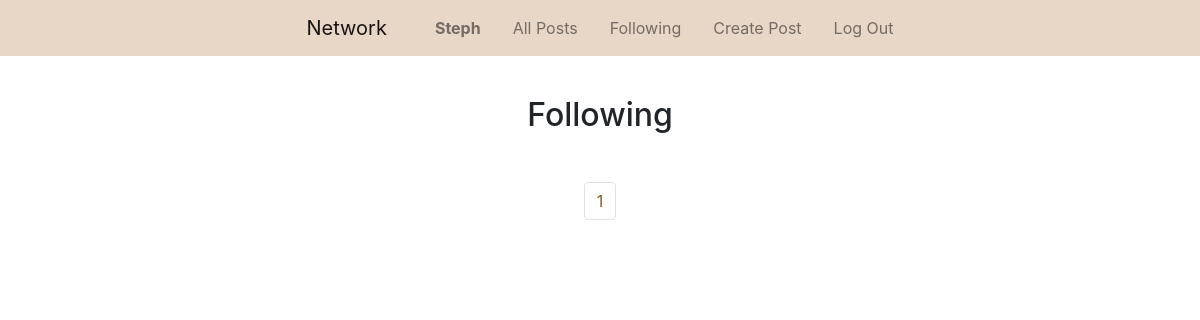
Page /following (signed in) on the earlier database version.
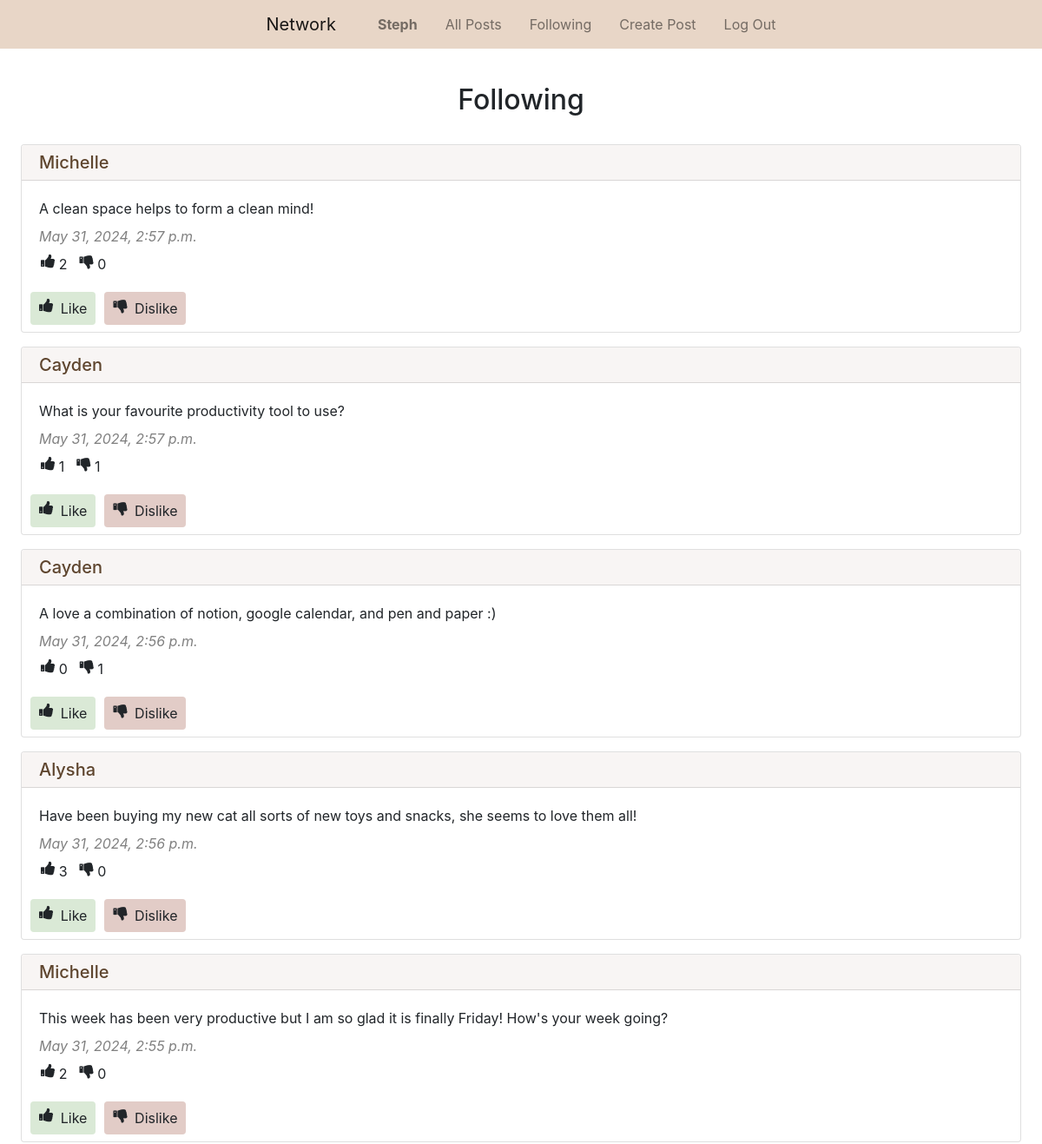
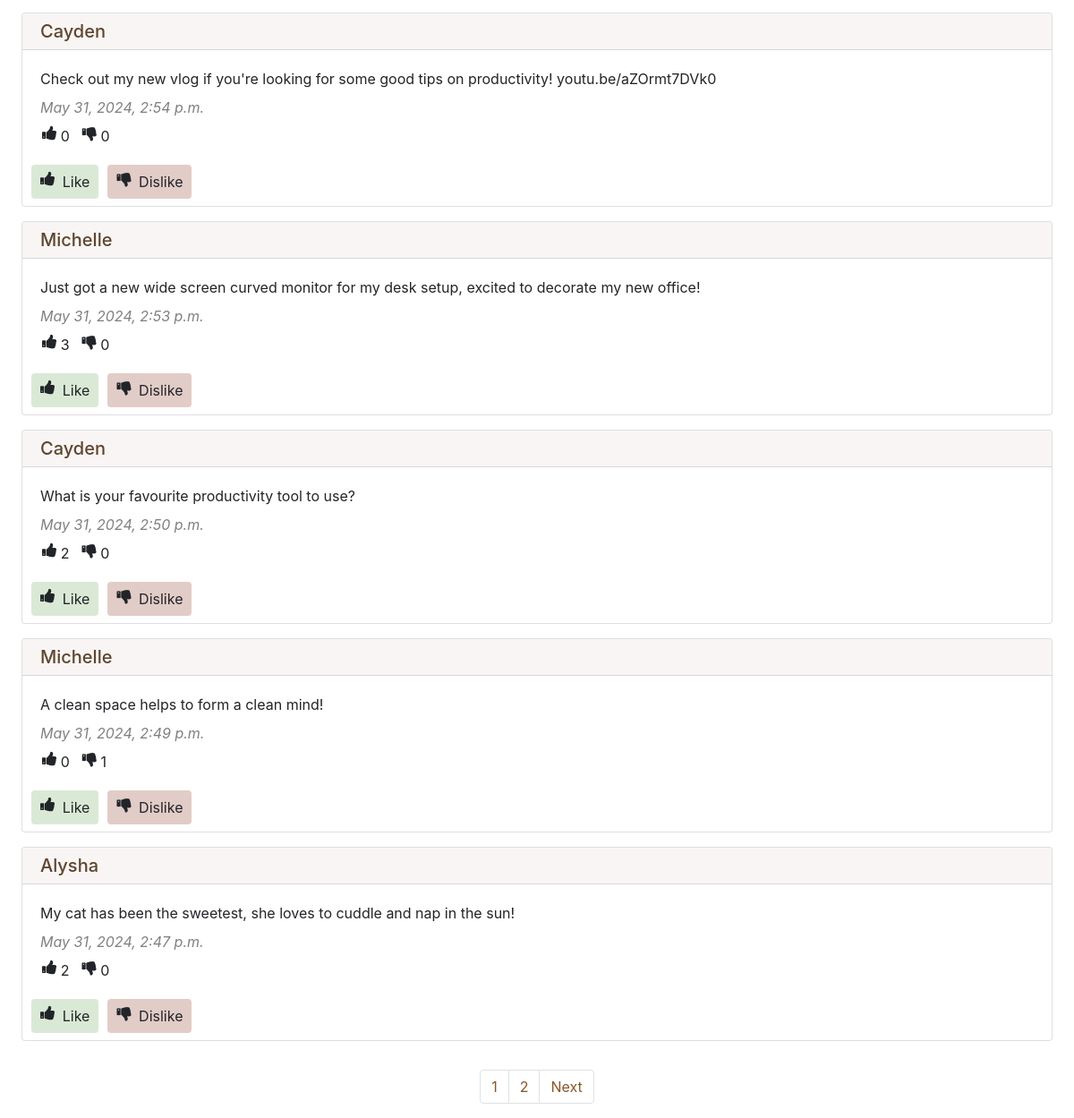
Same page on the later database version (2 pictures, top to bottom).
### network/models.py (models this page shows, shortened)
class User(AbstractUser):
    pass

class Post(models.Model):
    content = models.CharField(max_length=300)
    user = models.ForeignKey(User, on_delete=models.CASCADE, related_name="post_user")
    date_time = models.DateTimeField(auto_now_add=True)

### network/views.py (the view)
# urls.py: path("following", views.following, name="following"),
@login_required
def following(request):
    following = Follow.objects.filter(user_follower=request.user)
    all_posts = Post.objects.all().order_by("id").reverse()
    following_posts = []
    for post in all_posts:
        for follow in following:
            if follow.user_following == post.user:
                following_posts.append(post)
    paginator = Paginator(following_posts, 10)
    page_number = request.GET.get("page")
    page_posts = paginator.get_page(page_number)
    return render(request, "network/following.html", {
        "page_posts": page_posts
    })

### network/templates/network/following.html (shortened to what this page needs)
{% extends "network/layout.html" %}
{% block body %}
    <h2 class="px-5 pt-4 pb-3 mt-3 text-center">Following</h2>
    {% for post in page_posts %}
        <div class="px-4 py-2">
            <div class="card">
                <h5 class="card-header bg-brown pt-2 pb-2"><a class="brownlink" href="{% url 'profile' user_id=post.user.id %}">{{ post.user.username | capfirst }}</a></h5>
                <div class="card-body">
                    <p class="card-text mt-0 mb-2" id="content_{{ post.id }}">{{ post.content }}</p>
                    <p class="card-text grey mt-2 mb-1"><i>{{ post.date_time }}</i></p>
                    <div class="row pl-3 mt-2">
                        <div class="pl-3 pr-4 row">
                            <i class="fa fa-thumbs-up" style="font-size:18px"></i>
                            <div class="px-1" id="like_count_{{ post.id }}"> {{ post.like_post.count }}</div>
                        </div>
                        <div class="pl-3 row">
                            <i class="fa fa-thumbs-down" style="font-size:18px"></i>
                            <div class="px-1" id="dislike_count_{{ post.id }}"> {{ post.dislike_post.count }}</div>
                        </div>
                    </div>
                </div>
                {% if user.is_authenticated %}
                    {% if user == post.user %}
                        <div class="d-flex justify-content-aroud pl-2 pb-2">
                            <button type="button" class="btn btn-brown" data-toggle="modal" data-target="#edit_modal">Edit</button>
                        </div>
                        <div class="modal fade" id="edit_modal" tabindex="-1" role="dialog" aria-labelledby="edit_modalLabel" aria-hidden="true">
                            <div class="modal-dialog" role="document">
                                <div class="modal-content">
                                    <div class="modal-header">
                                    <h5 class="modal-title" id="exampleModalLabel">Edit Post</h5>
                                    <button type="button" class="close" data-dismiss="modal" aria-label="Close">
                                        <span aria-hidden="true">&times;</span>
                                    </button>
                                    </div>
                                    <div class="modal-body">
                                        <h4 class="pb-2">{{ post.user.username | capfirst }}</h4>
                                        <textarea class="form-control" name="content" rows="10" id="post_content_{{ post.id }}">{{ post.content }}</textarea>
                                        <p class="pt-2"><i>{{ post.date_time }}</i></p>
                                    </div>
                                    <div class="modal-footer">
                                    <button type="button" class="btn btn-brown" data-dismiss="modal" id="close_button">Close</button>
                                    <button type="button" class="btn btn-brown" id="save_changes_button" onclick="edit({{ post.id }})" data-dismiss="modal">Save Changes</button>
                                    </div>
                                </div>
                            </div>
                        </div>
                    {% else %}
                        <div class="row pl-3">
                            {% if post.id in your_liked_post_ids %}
                                <div class="row d-flex justify-content-aroud pl-4 pb-2 pr-2">
                                    <button type="button" class="btn btn-like mr-2 px-4" onclick="like_handler({{ post.id }})">
                                        <div class="row">
                                            <i class="fa fa-thumbs-up pr-2" style="font-size:18px"></i>
                                            <div id="like_{{ post.id }}"> Remove Like </div>
                                        </div>
                                    </button>
                                </div>
                            {% else %}
                                <div class="row d-flex justify-content-aroud pl-4 pb-2 pr-2">
                                    <button type="button" class="btn btn-like mr-2 px-4" onclick="like_handler({{ post.id }})">
                                        <div class="row">
                                            <i class="fa fa-thumbs-up pr-2" style="font-size:18px"></i>
                                            <div id="like_{{ post.id }}"> Like </div>
                                        </div>
                                    </button>
                                </div>
                            {% endif %}
                            {% if post.id in your_disliked_post_ids %}
                                <div class="row d-flex justify-content-aroud pl-4 pb-2">
                                    <button type="button" class="btn btn-dislike mr-2 px-4" onclick="dislike_handler({{ post.id }})">
                                        <div class="row">
                                            <i class="fa fa-thumbs-down pr-2" style="font-size:18px"></i>
                                            <div id="dislike_{{ post.id }}"> Remove Dislike </div>
                                        </div>
                                    </button>
                                </div>
                            {% else %}
                                <div class="row d-flex justify-content-aroud pl-4 pb-2"m>
                                    <button type="button" class="btn btn-dislike mr-2 px-4" onclick="dislike_handler({{ post.id }})">
                                        <div class="row">
                                            <i class="fa fa-thumbs-down pr-2" style="font-size:18px"></i>
                                            <div id="dislike_{{ post.id }}"> Dislike </div>
                                        </div>
                                    </button>
                                </div>
                            {% endif %}
                        </div>
                    {% endif %}
                {% endif %}
            </div>
        </div>
    {% endfor %}
    <br>
    <nav aria-label="Page navigation">
        <ul class="pagination d-flex justify-content-center">
            {% for i in page_posts.paginator.page_range %}
                <li class="page-item"><a class="page-link brown-text" href="?page={{ i }}">{{ i }}</a></li>
            {% endfor %}
            {% if page_posts.has_next %}
                <li class="page-item"><a class="page-link brown-text" href="?page={{ page_posts.next_page_number }}">Next</a></li>
            {% endif %}
        </ul>
      </nav>
{% endblock %}

### network/templates/network/layout.html (shortened to what this page needs)
{% load static %}
<!DOCTYPE html>
<html lang="en">
    <head>
        <link rel="stylesheet" href="https://stackpath.bootstrapcdn.com/bootstrap/4.4.1/css/bootstrap.min.css">
        <link rel="stylesheet" href="https://cdnjs.cloudflare.com/ajax/libs/font-awesome/4.7.0/css/font-awesome.min.css">
        <link href="{% static 'network/styles.css' %}" rel="stylesheet">
    </head>
    <body>
        <nav class="navbar navbar-expand-lg navbar-light bg-light justify-content-center">
            <a class="navbar-brand px-3" href="{% url 'index' %}">Network</a>
            <div>
              <ul class="navbar-nav mr-auto">
                {% if user.is_authenticated %}
                    <li class="nav-item">
                        <a class="nav-link px-3" href="{% url 'profile' user_id=user.id %}"><strong>{{ user.username | capfirst }}</strong></a>
                    </li>
                {% endif %}
                <li class="nav-item">
                  <a class="nav-link px-3" href="{% url 'index' %}">All Posts</a>
                </li>
                {% if user.is_authenticated %}
                    <li class="nav-item">
                        <a class="nav-link px-3" href="{% url 'following' %}">Following</a>
                    </li>
                    <li class="nav-item">
                        <a class="nav-link px-3" href="{% url 'create' %}">Create Post</a>
                    </li>
                    <li class="nav-item">
                        <a class="nav-link px-3" href="{% url 'logout' %}">Log Out</a>
                    </li>
                {% endif %}
              </ul>
            </div>
          </nav>
        <div class="body">
            {% block body %}
            {% endblock %}
        </div>
    </body>
</html>

### network/static/network/styles.css (style rules this page uses)
.btn-like { background-color: #dae9d6 !important; }
.btn-dislike { background-color: #e2ccc7 !important; }
.brownlink { color: #8a5626 !important; }
.brownlink { color: #5e452e !important; }
.bg-light { background-color: #e8d6c7 !important; }
.bg-brown { background-color: #f8f5f4 !important; }
.brown-text { color: #8a5626 !important; }
.grey { color: grey !important; }

Differences in the rows shown:
added Post: user.username "Michelle", content "A clean space helps to form a clean mind!", date_time "May 31, 2024, 2:57 p.m.", like_post.count "2", dislike_post.count "0"
added Post: user.username "Cayden", content "What is your favourite productivity tool to use?", date_time "May 31, 2024, 2:57 p.m.", like_post.count "1", dislike_post.count "1"
added Post: user.username "Cayden", content "A love a combination of notion, google calendar, and pen and paper :)", date_time "May 31, 2024, 2:56 p.m.", like_post.count "0", dislike_post.count "1"
added Post: user.username "Alysha", content "Have been buying my new cat all sorts of new toys and snacks, she seems to love them all!", date_time "May 31, 2024, 2:56 p.m.", like_post.count "3", dislike_post.count "0"
added Post: user.username "Michelle", content "This week has been very productive but I am so glad it is finally Friday! How's your week going?", date_time "May 31, 2024, 2:55 p.m.", like_post.count "2", dislike_post.count "0"
added Post: user.username "Cayden", content "Check out my new vlog if you're looking for some good tips on productivity! youtu.be/aZOrmt7DVk0", date_time "May 31, 2024, 2:54 p.m.", like_post.count "0", dislike_post.count "0"
added Post: user.username "Michelle", content "Just got a new wide screen curved monitor for my desk setup, excited to decorate my new office!", date_time "May 31, 2024, 2:53 p.m.", like_post.count "3", dislike_post.count "0"
added Post: user.username "Cayden", content "What is your favourite productivity tool to use?", date_time "May 31, 2024, 2:50 p.m.", like_post.count "2", dislike_post.count "0"
added Post: user.username "Michelle", content "A clean space helps to form a clean mind!", date_time "May 31, 2024, 2:49 p.m.", like_post.count "0", dislike_post.count "1"
added Post: user.username "Alysha", content "My cat has been the sweetest, she loves to cuddle and nap in the sun!", date_time "May 31, 2024, 2:47 p.m.", like_post.count "2", dislike_post.count "0"
Other differences:
new list line: "2"
text now shown: "Next"
